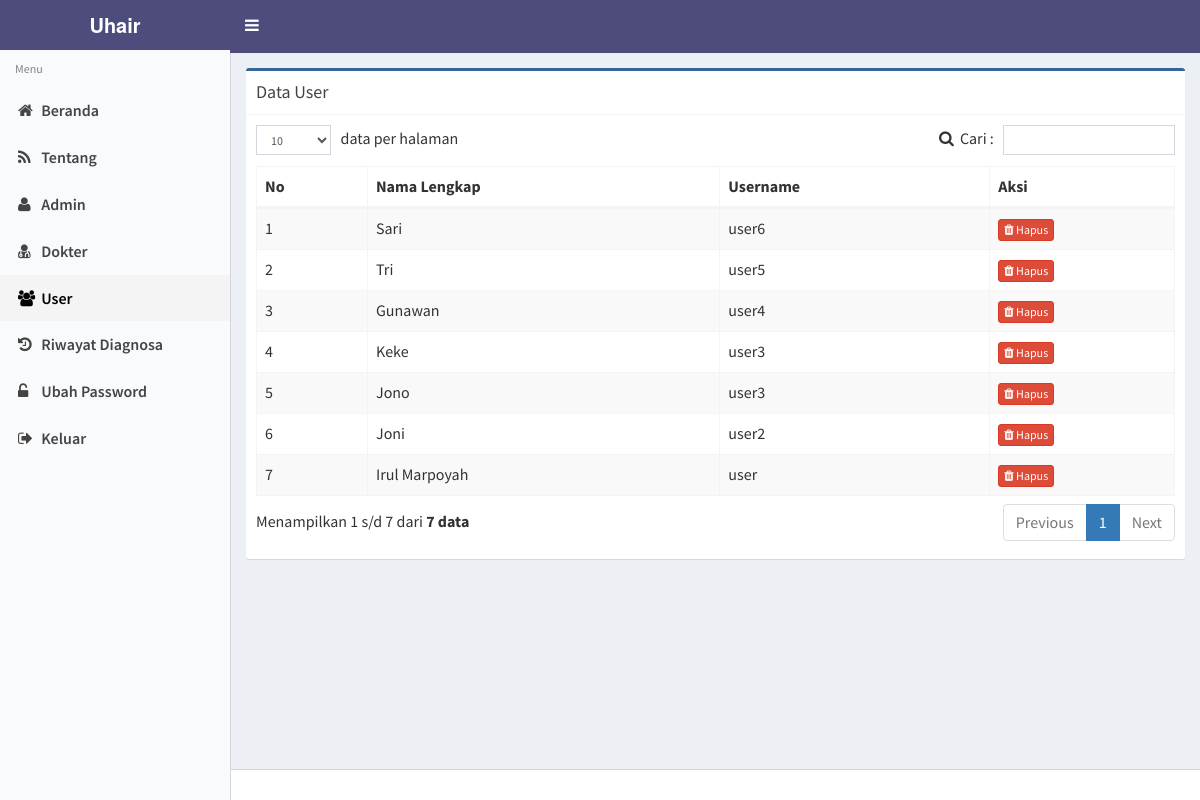
The app's page /index.php?page=user (signed in) with its own data.
### tables this page shows
CREATE TABLE `pengguna` (
  `id_pengguna` int NOT NULL,
  `nama_lengkap` varchar(50) NOT NULL,
  `username` varchar(20) NOT NULL,
  `password` varchar(20) NOT NULL,
  `level` enum('Admin','Dokter','User') NOT NULL
);

### user.php (the view, shortened to what this page needs)
<?php
$link_update = '?page=update_user';
$list_data = '';
$q = "select * from pengguna where level='User' order by id_pengguna desc";
$q = mysqli_query($con, $q);
if (mysqli_num_rows($q) > 0) {
    while ($r = mysqli_fetch_array($q)) {
        $id = $r['id_pengguna'];
        $list_data .= '
		<tr>
            <td></td>
            <td>' . $r['nama_lengkap'] . '</td>
            <td>' . $r['username'] . '</td>
            <td>
                <a href="#" data-href="' . $link_update . '&amp;id=' . $id . '&amp;action=delete" data-toggle="modal" data-target="#confirm-delete" class="btn btn-danger btn-xs" title="Hapus"><i class="fa fa-trash"></i> Hapus</a>
            </td>
		</tr>';
    }
}
?>
<div class="box box-success">
    <div class="box-header with-border">
        <h3 class="box-title">Data User</h3>
    </div>
    <div class="box-body">
        <div class="table-responsive">
            <table class="table table-striped table-bordered" id="dataTables1">
                <thead>
                    <tr>
                        <th>No</th>
                        <th>Nama Lengkap</th>
                        <th>Username</th>
                        <th width="150">Aksi</th>
                    </tr>
                </thead>
                <tbody>
                    <?php echo $list_data; ?>
                </tbody>
            </table>
        </div>
    </div>
</div>

### index.php (shortened to what this page needs)
<?php
if (isset($_SESSION['LOG_USER'])) {
?>
    <!DOCTYPE html>
    <html>
    <head>
        <link href="assets/css/bootstrap.min.css" rel="stylesheet">
        <link href="assets/datatables/css/dataTables.bootstrap.min.css" rel="stylesheet">
        <link href="assets/css/font-awesome.min.css" rel="stylesheet">
        <link href="assets/bootstrap-select/bootstrap-select.css" rel="stylesheet">
        <link href="assets/css/AdminLTE.min.css" rel="stylesheet">
        <link href="assets/css/skins/_all-skins.min.css" rel="stylesheet">
        <link href="assets/css/custom.css" rel="stylesheet">
        <link rel="stylesheet" href="assets/iCheck/flat/_all.css">
    </head>
    <body class="hold-transition skin-green-light sidebar-mini">
        <div class="wrapper">
            <header class="main-header">
                <a href="./" class="logo">
                    <span class="logo-lg"><b>Uhair</b></span>
                </a>
                <nav class="navbar navbar-static-top" role="navigation">
                    <a href="#" class="sidebar-toggle" data-toggle="offcanvas" role="button">
                    </a>
                </nav>
            </header>
            <aside class="main-sidebar">
                <section class="sidebar">
                    <ul class="sidebar-menu">
                        <li class="header">Menu</li>
                        <?php include "menu.php"; ?>
                    </ul>
                </section>
            </aside>
            <div class="content-wrapper">
                <section class="content">
                    <?php include "content.php"; ?>
                </section>
            </div>
            <footer class="main-footer">
            </footer>
        </div>
    </body>
    </html>
<?php
} else {
    include "formlogin.php";
}
?>

### menu.php (shortened to what this page needs)
<?php
$page = isset($_GET['page']) ? $_GET['page'] : "";
$level = isset($_SESSION['LOG_LEVEL']) ? $_SESSION['LOG_LEVEL'] : "";
?>
<li <?php if ($page == "") echo 'class="active"'; ?>><a href="./"><i class="fa fa-home"></i> <span>Beranda</span></a></li>
<li><a href="home" target="_blank"><i class="fa fa-rss"></i> <span>Tentang</span></a></li>
<?php if ($level == "Admin") { ?>
    <li <?php if ($page == "admin" || $page == "update_admin") echo 'class="active"'; ?>><a href="?page=admin"><i class="fa fa-user"></i> <span>Admin</span></a></li>
    <li <?php if ($page == "dokter" || $page == "update_dokter") echo 'class="active"'; ?>><a href="?page=dokter"><i class="fa fa-user-md"></i> <span>Dokter</span></a></li>
    <li <?php if ($page == "user" || $page == "update_user") echo 'class="active"'; ?>><a href="?page=user"><i class="fa fa-users"></i> <span>User</span></a></li>
    <li <?php if ($page == "riwayat" || $page == "update_riwayat") echo 'class="active"'; ?>><a href="?page=riwayat"><i class="fa fa-history"></i> <span>Riwayat Diagnosa</span></a></li>
<?php } ?>
<li <?php if ($page == "password") echo 'class="active"'; ?>><a href="?page=password"><i class="fa fa-unlock-alt"></i> <span>Ubah Password</span></a></li>
<li><a href="logout.php"><i class="fa fa-sign-out"></i> <span>Keluar</span></a></li>

### content.php (shortened to what this page needs)
<?php
switch($page){
	case 'user':
		include "user.php";
		break;
}

### assets/css/custom.css (style rules this page uses)
.dataTable > thead > tr > th[class*="sort"]:after { content: "" !important; }
.dataTable > thead > tr > th[class*="sort"]:before { content: "" !important; }

### records on screen
pengguna: nama_lengkap "Sari", username "user6"
pengguna: nama_lengkap "Tri", username "user5"
pengguna: nama_lengkap "Gunawan", username "user4"
pengguna: nama_lengkap "Keke", username "user3"
pengguna: nama_lengkap "Jono", username "user3"
pengguna: nama_lengkap "Joni", username "user2"
pengguna: nama_lengkap "Irul Marpoyah", username "user"
